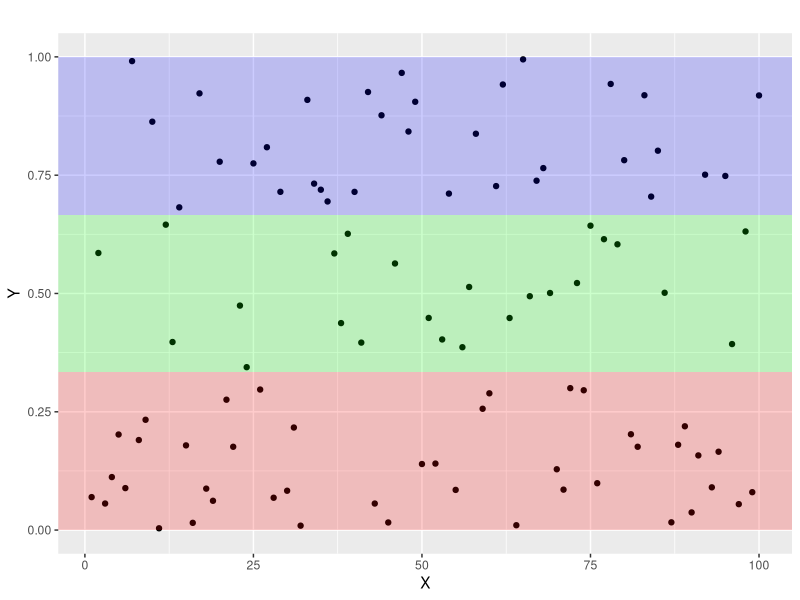

Here is the R script that generated this plot:
## ---- chunk 1
library(ggplot2)
knitr::opts_chunk$set(echo = TRUE)
## ---- chunk 2
ranges <- data.frame(
  xmin = -Inf,
  xmax = Inf,
  ymin = c(0, 0.3333333, 0.6666667),
  ymax = c(0.3333333, 0.6666667, 1)
)

# Create a data frame with 100 points on the x-axis
points <- data.frame(x_value = seq(1, 100), y_value = runif(100))

# Create the ggplot with geom_rect spanning from 0 to 10 on the y-axis
ggplot() +
  geom_point(data = points, aes(x = x_value, y = y_value)) +
  geom_rect(
    data = ranges, 
    aes(xmin = xmin, xmax = xmax, ymin = ymin, ymax = ymax),
    fill = rainbow(nrow(ranges)), 
    alpha = 0.2) +
  labs(title = "", x = "X", y = "Y")

